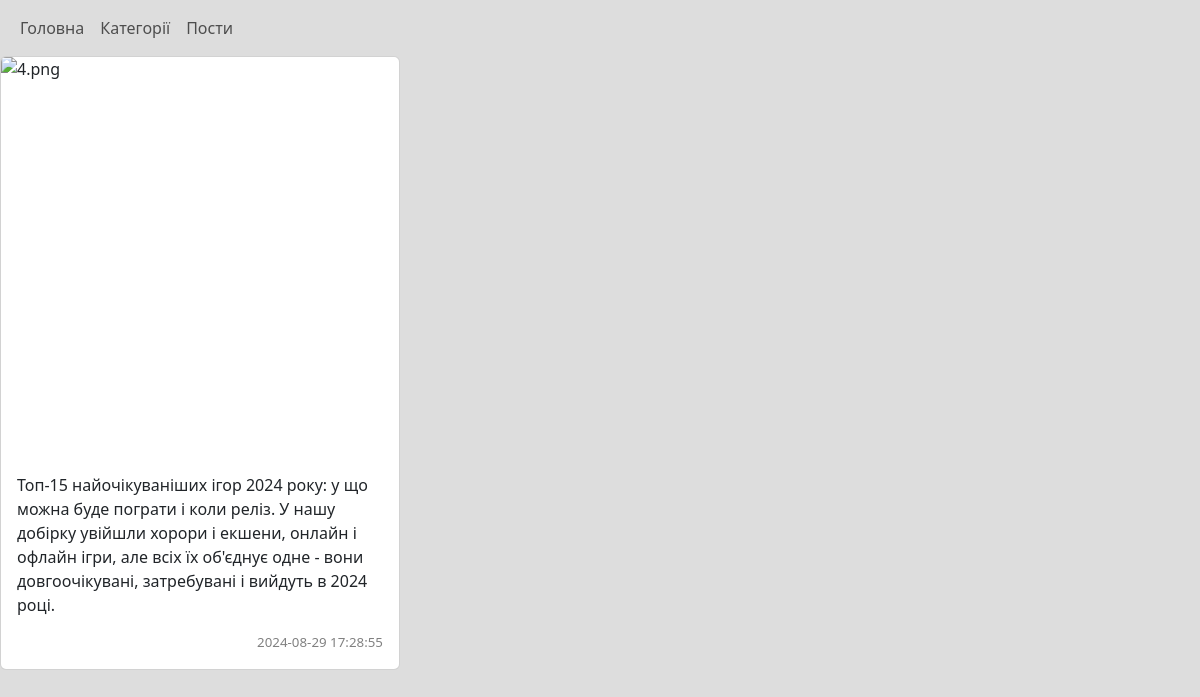
The page /post/view/4 on the database its author committed.
### tables this page shows
CREATE TABLE post(
	post_id INTEGER PRIMARY KEY AUTOINCREMENT,
	category_id INTEGER, 
	text TEXT,
	datetime TEXT NOT NULL DEFAULT CURRENT_TIMESTAMP,
	
	FOREIGN KEY (category_id) REFERENCES category(category_id)
);

### main.py (the view)
@app.route("/post/view/<id>")
def post_view(id):
    return render_template("post_view.html",
                           post= db.getOnePost(id)
                           )

### db.py (called while the page is built)
def open():
    global connection, cursor
    connection = sqlite3.connect(db_name)
    cursor = connection.cursor()

def close():
    cursor.close()
    connection.close()

def getOnePost(id):
    open()
    cursor.execute("SELECT * FROM post WHERE post_id == ?", [id])
    res = cursor.fetchone()
    close()
    return res

### templates/post_view.html
{%extends 'base.html'%}
{%block content%}
<div class="card" style="width: 25rem;">
    <img class="card-img-top"
        src="/static/{{post[0]}}.png"
        alt="{{post[0]}}.png"
        width="600px" height="400px">
    <div class="card-body">
            <p class="card-text">
                {{post[2]}}
            </p>
            <span class="date">{{post[3]}}</span>
    </div>
</div>
{%endblock%}

### static/style.css (style rules this page uses)
body { background: #ddd; }
.date { float: right; color: grey; font-size: smaller; }

### rows shown on the page
post: text "Топ-15 найочікуваніших ігор 2024 року: у що можна буде пограти і коли реліз. У нашу добірку увійшли хорори і екшени, онлайн і офлайн ігри, але всіх їх об'єднує одне - вони довгоочікувані, затребувані і вийдуть в 2024 році.", datetime "2024-08-29 17:28:55"
